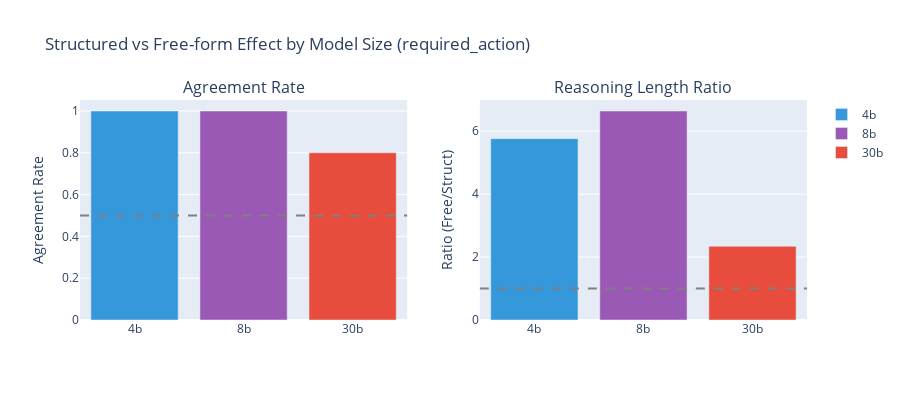

Write notebook code for a chart like this one.
### Code cell
# Visualization: Agreement by Model Size
fig = make_subplots(
    rows=1, cols=2,
    subplot_titles=("Agreement Rate", "Reasoning Length Ratio"),
)

model_order = ["4b", "8b", "30b"]
colors = {"4b": "#3498db", "8b": "#9b59b6", "30b": "#e74c3c"}

for model in model_order:
    if model in summary_model.index:
        fig.add_trace(
            go.Bar(
                x=[model],
                y=[summary_model.loc[model, "Agreement"]],
                name=model,
                marker_color=colors[model],
                showlegend=True,
            ),
            row=1, col=1
        )
        fig.add_trace(
            go.Bar(
                x=[model],
                y=[summary_model.loc[model, "Ratio"]],
                name=model,
                marker_color=colors[model],
                showlegend=False,
            ),
            row=1, col=2
        )

fig.add_hline(y=0.5, line_dash="dash", line_color="gray", row=1, col=1)
fig.add_hline(y=1.0, line_dash="dash", line_color="gray", row=1, col=2)

fig.update_layout(
    title=f"Structured vs Free-form Effect by Model Size ({KEY})",
    height=400,
)
fig.update_yaxes(title_text="Agreement Rate", row=1, col=1)
fig.update_yaxes(title_text="Ratio (Free/Struct)", row=1, col=2)

fig.show()

### Figure 1 — Plotly figure (JSON) as saved in the notebook; plotly's stock layout.template omitted (floating-point values rounded to 4 significant figures)
{"data": [{"marker": {"color": "#3498db"}, "name": "4b", "showlegend": true, "x": ["4b"], "y": [1.0], "type": "bar", "xaxis": "x", "yaxis": "y"}, {"marker": {"color": "#3498db"}, "name": "4b", "showlegend": false, "x": ["4b"], "y": [5.76], "type": "bar", "xaxis": "x2", "yaxis": "y2"}, {"marker": {"color": "#9b59b6"}, "name": "8b", "showlegend": true, "x": ["8b"], "y": [1.0], "type": "bar", "xaxis": "x", "yaxis": "y"}, {"marker": {"color": "#9b59b6"}, "name": "8b", "showlegend": false, "x": ["8b"], "y": [6.64], "type": "bar", "xaxis": "x2", "yaxis": "y2"}, {"marker": {"color": "#e74c3c"}, "name": "30b", "showlegend": true, "x": ["30b"], "y": [0.8], "type": "bar", "xaxis": "x", "yaxis": "y"}, {"marker": {"color": "#e74c3c"}, "name": "30b", "showlegend": false, "x": ["30b"], "y": [2.34], "type": "bar", "xaxis": "x2", "yaxis": "y2"}], "layout": {"xaxis": {"anchor": "y", "domain": [0.0, 0.45]}, "yaxis": {"anchor": "x", "domain": [0.0, 1.0], "title": {"text": "Agreement Rate"}}, "xaxis2": {"anchor": "y2", "domain": [0.55, 1.0]}, "yaxis2": {"anchor": "x2", "domain": [0.0, 1.0], "title": {"text": "Ratio (Free/Struct)"}}, "annotations": [{"font": {"size": 16}, "showarrow": false, "text": "Agreement Rate", "x": 0.225, "xanchor": "center", "xref": "paper", "y": 1.0, "yanchor": "bottom", "yref": "paper"}, {"font": {"size": 16}, "showarrow": false, "text": "Reasoning Length Ratio", "x": 0.775, "xanchor": "center", "xref": "paper", "y": 1.0, "yanchor": "bottom", "yref": "paper"}], "shapes": [{"line": {"color": "gray", "dash": "dash"}, "type": "line", "x0": 0, "x1": 1, "xref": "x domain", "y0": 0.5, "y1": 0.5, "yref": "y"}, {"line": {"color": "gray", "dash": "dash"}, "type": "line", "x0": 0, "x1": 1, "xref": "x2 domain", "y0": 1.0, "y1": 1.0, "yref": "y2"}], "title": {"text": "Structured vs Free-form Effect by Model Size (required_action)"}, "height": 400}}
